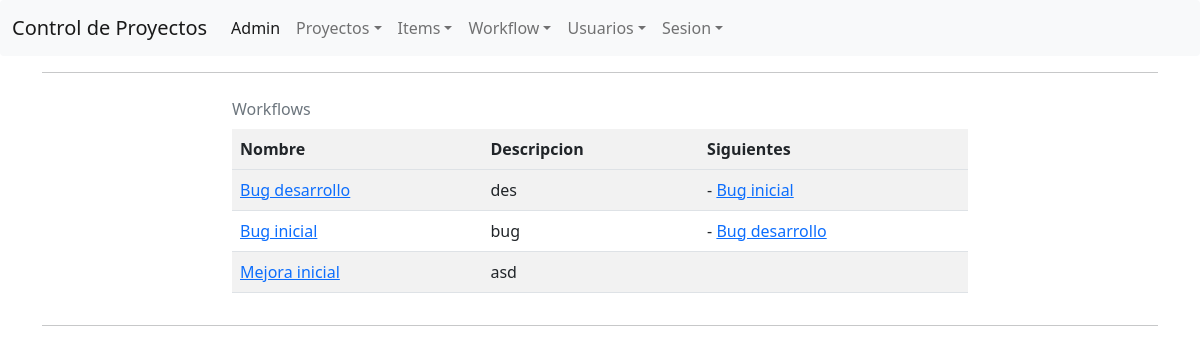
Before: /workflow/ with the older database file.
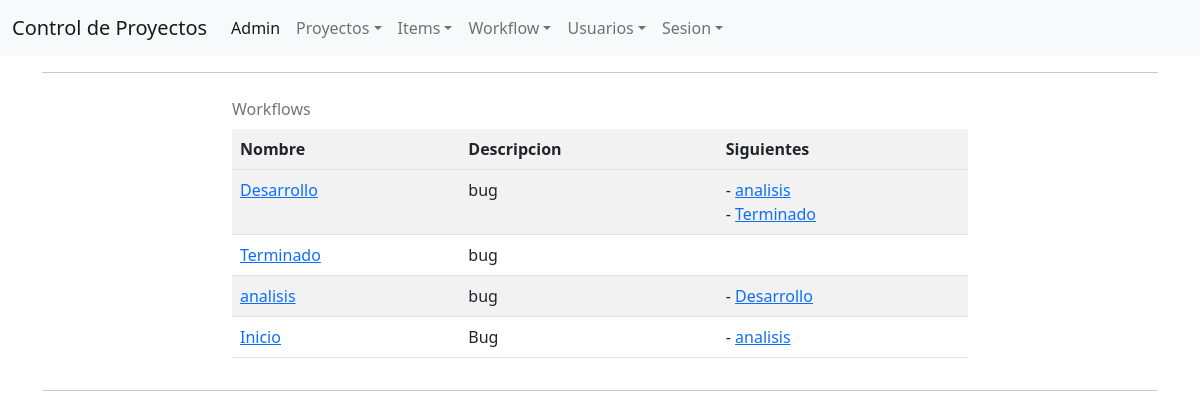
After: the same page with the newer database file.
### ControlProyecto/models/Workflow.py (models this page shows, shortened)
class Workflow(models.Model):
    inicial = models.BooleanField()
    nombre = models.CharField(max_length=32)
    descripcion = models.TextField(blank=True)
    siguientes = models.ManyToManyField("self", blank=True, symmetrical=False)

### ControlProyecto/views/WorflowView.py (the view)
# urls.py: path('workflow/', WorkflowListView.as_view(), name="listado-workflow"),
class WorkflowListView(ListView):
    model = Workflow
    ordering = ["inicial", "nombre"]
    queryset = Workflow.objects.all()
    context_object_name = "workflows"
    paginate_by = 10
    template_name = "listado_workflow.html"

### ControlProyecto/templates/listado_workflow.html (shortened to what this page needs)
{% extends "base.html" %}
{% block content %}
<table>
    <caption>
        Workflows
    </caption>
    <tr>
        <th>Nombre</th>
        <th>Descripcion</th>
        <th>Siguientes</th>
    </tr>
    <tr>
        {% for w in workflows %}
        <tr>
            <td><a href="{% url "editar-workflow" pk=w.id %}">{{ w.nombre }}</a></td>
            <td>{{ w.descripcion }}</td>
            <td>
                {% for s in w.siguientes.all %}
                    - <a href="{% url "editar-workflow" pk=s.id %}">{{ s.nombre }}</a>
                    <br>
                {% endfor %}
            </td>
        </tr>
    {% endfor %}
    </tr>
</table>
{% endblock %}

Changed rows visible on the page:
no longer on one of the page's lists (row edited): Workflow: nombre "Bug desarrollo"
removed Workflow: nombre "Mejora inicial", descripcion "asd", shown under "Workflows"
no longer on one of the page's lists (row edited): Workflow: nombre "Bug inicial"
changed Workflow: nombre "Bug desarrollo" → "Desarrollo"; descripcion "des" → "bug"
added Workflow: nombre "analisis", descripcion "bug", Workflow (nombre "Desarrollo")
added Workflow: nombre "Terminado", descripcion "bug"
changed Workflow: nombre "Bug inicial" → "Inicio"; descripcion "bug" → "Bug"
